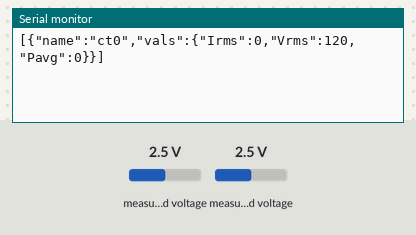
Simulated run of this sketch. Board: Arduino Uno, built with avr-gcc and run on an emulated ATmega328P. On the bench: the last lines printed to the serial monitor. Inputs (shaded band) come from the test bench; at power-on: measured voltage 2.5 V.

Above: at 1.2 s.
1.3 s: measured voltage (sensor 200) set to 0.1 V
2.8 s: measured voltage (sensor 201) set to 0.1 V
At 3.5 s:
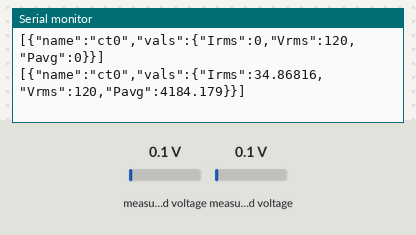
4.3 s: measured voltage (sensor 200) set to 1.2 V
At 5.4 s:
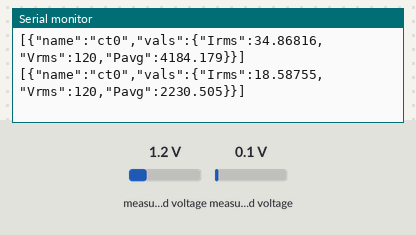
5.8 s: measured voltage (sensor 201) set to 2.5 V
At 8.0 s:
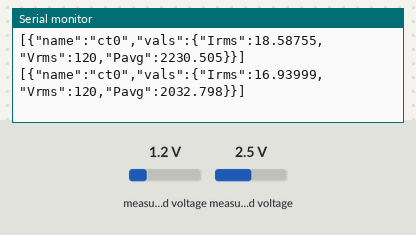
Timing chart, 0 to 8.3 s (numbered marks = the images above; inputs shaded):
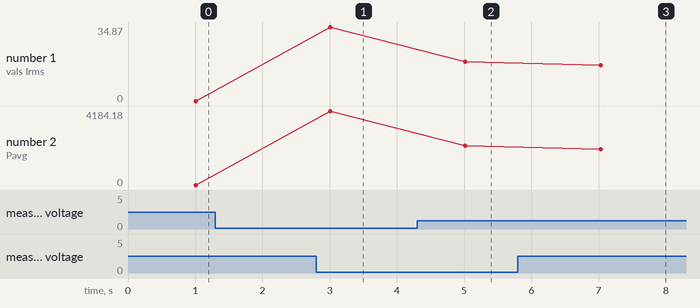

The sketch:

ct_reader.ino
```cpp
// 03MAR2022 - D. Busa - 1.0 - initial release
// PURPOSE : measure current from YHDC current transducer and send JSON payload over serial to raspberry pi
// NOTES
//      this only measures apparent power, no input taken for line voltage. it is assumed constant by VOLTAGE global var

#include <Adafruit_ADS1X15.h>
#include <ArduinoJson.h>

// Adafruit_ADS1115 ads;  /* Use this for the 16-bit version */
Adafruit_ADS1015 ads;     /* Use this for the 12-bit version */

// global variables
const float FACTOR = 20; //20A/1V - type of current transducer
const float multiplier = 1.000F;    /* ADS1015 @ +/- 2.048V gain (12-bit results), 1 bit = 1 mV */
const float VOLTAGE = 120.0F; // line voltage wire on current transducer
StaticJsonDocument<192> doc; // JSON object

void setup(void)
{
  Serial.begin(9600);

  // The ADC input range (or gain) can be changed via the following
  // functions, but be careful never to exceed VDD +0.3V max, or to
  // exceed the upper and lower limits if you adjust the input range!
  // Setting these values incorrectly may destroy your ADC!
  //                                                                ADS1015  ADS1115
  //                                                                -------  -------
  // ads.setGain(GAIN_TWOTHIRDS);  // 2/3x gain +/- 6.144V  1 bit = 3mV      0.1875mV (default)
  // ads.setGain(GAIN_ONE);        // 1x gain   +/- 4.096V  1 bit = 2mV      0.125mV
  ads.setGain(GAIN_TWO);        // 2x gain   +/- 2.048V  1 bit = 1mV      0.0625mV
  // ads.setGain(GAIN_FOUR);       // 4x gain   +/- 1.024V  1 bit = 0.5mV    0.03125mV
  // ads.setGain(GAIN_EIGHT);      // 8x gain   +/- 0.512V  1 bit = 0.25mV   0.015625mV
  //ads.setGain(GAIN_SIXTEEN);    // 16x gain  +/- 0.256V  1 bit = 0.125mV  0.0078125mV

  if (!ads.begin()) {
    Serial.println("Failed to initialize ADS.");
    while (1);
  }
}

void printMeasure(String prefix, float value, String postfix)
{
  Serial.print(prefix);
  Serial.print(value, 3);
  Serial.println(postfix);
}

void add_sensor_to_json(JsonArray _array, String _name, float _Irms, float _Vrms, float _Pavg)
{
  JsonObject obj = _array.createNestedObject();
  obj["name"] = _name;
  JsonObject objVals = obj.createNestedObject("vals");
  objVals["Irms"] = _Irms;
  objVals["Vrms"] = _Vrms;
  objVals["Pavg"] = _Pavg;

  return(_array);
}

float getCurrent()
{
  float ct_voltage;
  float current;
  float sum = 0;
  long time = millis();
  int counter = 0;

  while (millis() - time < 1000)
  {
    ct_voltage = ads.readADC_Differential_0_1() * multiplier; // millivolts
    ct_voltage /= 1000; // volts
    current = ct_voltage * FACTOR; // convert measure volts to current
    sum += sq(current);
    counter += 1; // increment counter
  }
  current = sqrt(sum / counter); // root of the squared mean

  return(current);
}

void loop(void)
{
  // calculate RMS current
  float currentRms = getCurrent();
  float powerAvg = VOLTAGE * currentRms;

  // recreate array in JSON doc
  JsonArray array = doc.to<JsonArray>();
  // add sensor dicts to JSON array
  add_sensor_to_json(array, "ct0", currentRms, VOLTAGE, powerAvg);

  // Generate the minified JSON and send it to the Serial port.
  serializeJson(doc, Serial);
  // Start a new line
  Serial.println();

  // clear JSON contents for new data
  doc.clear();

  delay(1000);
}
```

Measured:
- after the input at 2.8 s, the serial monitor: prints a new line after 0.21 s (image 1)
- after the input at 4.3 s, the serial monitor: prints a new line after 0.72 s (image 2)
- after the input at 5.8 s, the serial monitor: prints a new line after 1.2 s (image 3)
- plotted number 1: 0 → 34.87 after the input at 2.8 s, 34.87 → 18.59 after the input at 4.3 s, 18.59 → 16.94 after the input at 5.8 s
- plotted number 2: 0 → 4184.18 after the input at 2.8 s, 4184.18 → 2230.51 after the input at 4.3 s, 2230.51 → 2032.8 after the input at 5.8 s
